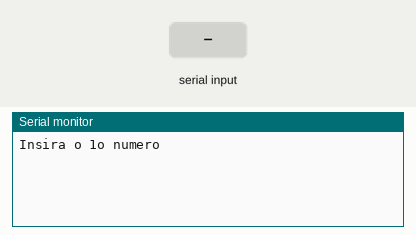
Recording of a sketch running on a simulated Arduino Uno, built with avr-gcc and run on an emulated ATmega328P. Shown: the last lines printed to the serial monitor. Inputs (shaded band) come from the test bench.

Above: at 1.2 s.
1.3 s: "90,45\n" received over Serial
At 2.1 s:
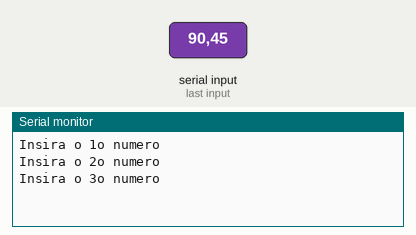
2.8 s: "30,150\n" received over Serial
At 4.8 s:
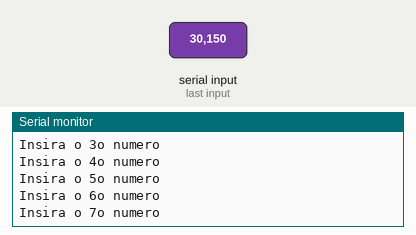
Timing chart, 0 to 6.3 s (numbered marks = the images above; inputs shaded):
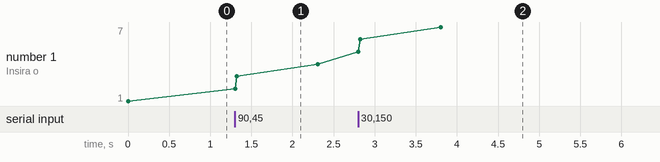

The sketch:

lopal_ex211.ino
```cpp
/*Faça um programa que receba 15 números inteiros e imprima na tela
a somatória dos 15 números.
*/
int n = 0;
int ns = 0;


void setup()
{
  Serial.begin(9600);
}

void loop()
{

  for(int i = 0; i <= 14; i++){
  Serial.println("Insira o " + String(i + 1) + "o numero");
   while(!Serial.available());
   n = Serial.parseInt();
   ns += n;
  }

  Serial.println("A soma dos numeros escolhidos eh:" + String(ns));


}
```

Measured:
- after the input at 1.3 s, the serial monitor: prints a new line at once (image 1)
- after the input at 2.8 s, the serial monitor: prints a new line at once (image 2)
- plotted number 1: 1 → 4 after the input at 1.3 s, 4 → 7 after the input at 2.8 s
